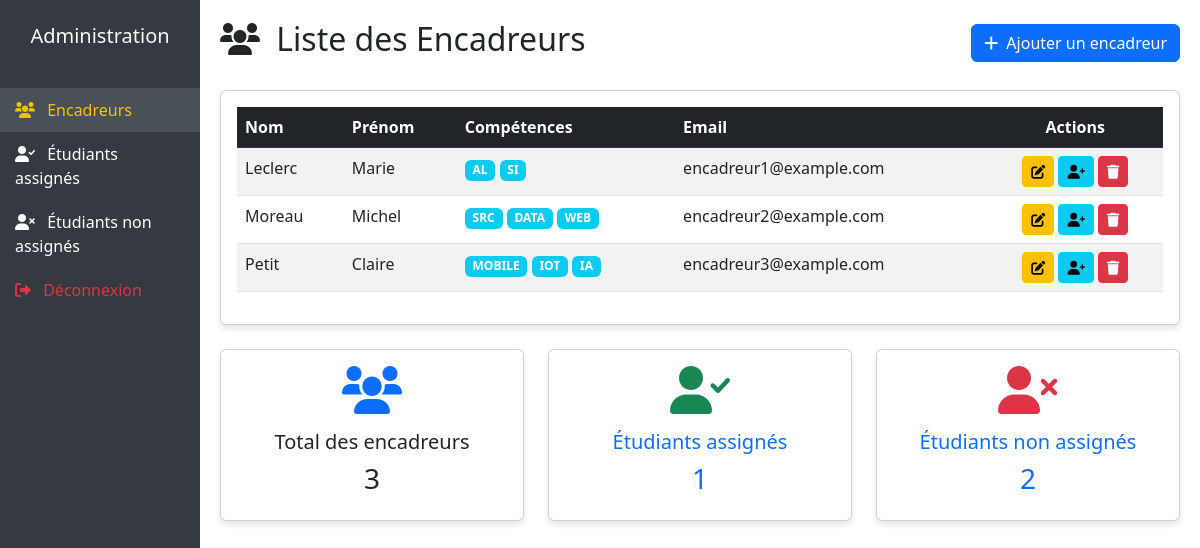
The page /index.php?controller=admin&action=encadreurs (signed in) on the database its author committed.
### tables this page shows
CREATE TABLE IF NOT EXISTS encadreurs (
  id INT PRIMARY KEY AUTO_INCREMENT,
  nom VARCHAR(50) NOT NULL,
  prenom VARCHAR(50) NOT NULL,
  email VARCHAR(100) DEFAULT NULL,
  competences VARCHAR(255) DEFAULT NULL,
  mot_de_passe VARCHAR(255) DEFAULT NULL,
  date_creation DATETIME DEFAULT CURRENT_TIMESTAMP
);

### controllers/AdminController.php (called while the page is built, shortened)
<?php
require_once 'models/encadreur.php';
class AdminController {
    public function encadreurs() {
        $encadreurs = Encadreur::getAll();
        require 'views/admin/encadreurs_list.php';
    }
}
?>

### models/encadreur.php (called while the page is built, shortened)
<?php
class Encadreur {
    public static function getAll() {
        $db = Database::getConnection();
        $stmt = $db->query("SELECT * FROM encadreurs ORDER BY nom, prenom");
        return $stmt->fetchAll(PDO::FETCH_ASSOC);
    }
}

### views/admin/encadreurs_list.php (the view, shortened to what this page needs)
<!DOCTYPE html>
<html lang="fr">
<head>
    <link href="https://cdn.jsdelivr.net/npm/bootstrap@5.3.0/dist/css/bootstrap.min.css" rel="stylesheet">
    <link rel="stylesheet" href="https://cdnjs.cloudflare.com/ajax/libs/font-awesome/6.0.0/css/all.min.css">
</head>
<body>
    <div class="container-fluid">
        <div class="row">
            <div class="col-md-3 col-lg-2 sidebar p-0">
                <div class="text-center py-4 mb-3">
                    <h5 class="text-light mb-0">Administration</h5>
                </div>
                <ul class="nav flex-column">
                    <li class="nav-item">
                        <a href="index.php?controller=admin&action=encadreurs" class="nav-link active">
                            <i class="fas fa-users me-2"></i> Encadreurs
                        </a>
                    </li>
                    <li class="nav-item">
                        <a href="index.php?controller=admin&action=assignedStudents" class="nav-link">
                            <i class="fas fa-user-check me-2"></i> Étudiants assignés
                        </a>
                    </li>
                    <li class="nav-item">
                        <a href="index.php?controller=admin&action=unassignedStudents" class="nav-link">
                            <i class="fas fa-user-times me-2"></i> Étudiants non assignés
                        </a>
                    </li>
                    <li class="nav-item">
                        <a href="index.php?controller=auth&action=logout" class="nav-link text-danger">
                            <i class="fas fa-sign-out-alt me-2"></i> Déconnexion
                        </a>
                    </li>
                </ul>
            </div>
            <div class="col-md-9 col-lg-10 content">
                <div class="d-flex justify-content-between align-items-center mb-4">
                    <h2><i class="fas fa-users me-2"></i> Liste des Encadreurs</h2>
                    <a href="index.php?controller=admin&action=addEncadreur" class="btn btn-primary">
                        <i class="fas fa-plus me-1"></i> Ajouter un encadreur
                    </a>
                </div>
                <div class="card">
                    <div class="card-body">
                        <div class="table-responsive">
                            <table class="table table-striped table-hover">
                                <thead class="table-dark">
                                    <tr>
                                        <th>Nom</th>
                                        <th>Prénom</th>
                                        <th>Compétences</th>
                                        <th>Email</th>
                                        <th class="text-center">Actions</th>
                                    </tr>
                                </thead>
                                <tbody>
                                    <?php if (empty($encadreurs)): ?>
                                        <tr>
                                            <td colspan="5" class="text-center">Aucun encadreur enregistré</td>
                                        </tr>
                                    <?php else: ?>
                                        <?php foreach ($encadreurs as $encadreur): ?>
                                            <tr>
                                                <td><?= htmlspecialchars($encadreur['nom']) ?></td>
                                                <td><?= htmlspecialchars($encadreur['prenom']) ?></td>
                                                <td>
                                                    <?php
                                                    $competences = explode(',', $encadreur['competences']);
                                                    foreach ($competences as $competence): ?>
                                                        <span class="badge bg-info"><?= htmlspecialchars($competence) ?></span>
                                                    <?php endforeach; ?>
                                                </td>
                                                <td><?= htmlspecialchars($encadreur['email'] ?? 'Non défini') ?></td>
                                                <td class="text-center btn-actions">
                                                    <a href="index.php?controller=admin&action=editEncadreur&id=<?= $encadreur['id'] ?>"
                                                       class="btn btn-warning btn-sm" title="Modifier">
                                                        <i class="fas fa-edit"></i>
                                                    </a>
                                                    <a href="index.php?controller=admin&action=assignForm&id=<?= $encadreur['id'] ?>"
                                                       class="btn btn-info btn-sm" title="Assigner un étudiant">
                                                        <i class="fas fa-user-plus"></i>
                                                    </a>
                                                    <a href="index.php?controller=admin&action=deleteEncadreur&id=<?= $encadreur['id'] ?>"
                                                       class="btn btn-danger btn-sm"
                                                       onclick="return confirm('Êtes-vous sûr de vouloir supprimer cet encadreur ?');"
                                                       title="Supprimer">
                                                        <i class="fas fa-trash"></i>
                                                    </a>
                                                </td>
                                            </tr>
                                        <?php endforeach; ?>
                                    <?php endif; ?>
                                </tbody>
                            </table>
                        </div>
                    </div>
                </div>
                <div class="row mt-4">
                    <div class="col-md-4">
                        <div class="card">
                            <div class="card-body text-center">
                                <i class="fas fa-users fa-3x mb-3 text-primary"></i>
                                <h5>Total des encadreurs</h5>
                                <p class="h3"><?= count($encadreurs) ?></p>
                            </div>
                        </div>
                    </div>
                    <div class="col-md-4">
                        <div class="card">
                            <div class="card-body text-center">
                                <a href="index.php?controller=admin&action=assignedStudents" class="text-decoration-none">
                                    <i class="fas fa-user-check fa-3x mb-3 text-success"></i>
                                    <h5>Étudiants assignés</h5>
                                    <p class="h3">
                                        <?php
                                        $db = Database::getConnection();
                                        $stmt = $db->query("SELECT COUNT(*) FROM affectations");
                                        echo $stmt->fetchColumn();
                                        ?>
                                    </p>
                                </a>
                            </div>
                        </div>
                    </div>
                    <div class="col-md-4">
                        <div class="card">
                            <div class="card-body text-center">
                                <a href="index.php?controller=admin&action=unassignedStudents" class="text-decoration-none">
                                    <i class="fas fa-user-times fa-3x mb-3 text-danger"></i>
                                    <h5>Étudiants non assignés</h5>
                                    <p class="h3">
                                        <?php
                                        $db = Database::getConnection();
                                        $stmt = $db->query("SELECT COUNT(*) FROM etudiants WHERE id NOT IN (SELECT etudiant_id FROM affectations)");
                                        echo $stmt->fetchColumn();
                                        ?>
                                    </p>
                                </a>
                            </div>
                        </div>
                    </div>
                </div>
            </div>
        </div>
    </div>
</body>
</html>

### index.php (shortened to what this page needs)
<?php
$controller = $_GET['controller'] ?? 'auth';
$action = $_GET['action'] ?? 'login';
switch ($controller) {
    case 'admin':
        require_once 'controllers/AdminController.php';
        $adminController = new AdminController();
        if (method_exists($adminController, $action)) {
            $adminController->$action();
        } else {
            echo "Action '$action' non trouvée dans AdminController.";
        }
        break;
}
?>

### views/admin/encadreurs_list.php (style rules this page uses)
.sidebar { min-height: 100vh; background-color: #343a40; color: white; }
.sidebar a { color: white; text-decoration: none; padding: 10px 15px; display: block; transition: all 0.3s; }
.sidebar a:hover, .sidebar a.active { background-color: #495057; color: #ffc107; }
.content { padding: 20px; }
.card { margin-bottom: 20px; box-shadow: 0 4px 6px rgba(0,0,0,.1); }
.btn-actions { white-space: nowrap; }

### rows shown on the page
encadreurs: nom "Leclerc", prenom "Marie", competences "AL", competences "SI", email "encadreur1@example.com"
encadreurs: nom "Moreau", prenom "Michel", competences "SRC", competences "DATA", competences "WEB", email "encadreur2@example.com"
encadreurs: nom "Petit", prenom "Claire", competences "MOBILE", competences "IOT", competences "IA", email "encadreur3@example.com"

### other values the page prints
count($encadreurs) "3"
$stmt->fetchColumn() "1"
$stmt->fetchColumn() "2"
